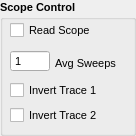
  <widget class="QGroupBox" name="groupBox_Scope">
   <property name="geometry">
    <rect>
     <x>430</x>
     <y>5</y>
     <width>136</width>
     <height>136</height>
    </rect>
   </property>
   <property name="font">
    <font>
     <family>Tahoma</family>
     <pointsize>8</pointsize>
     <weight>75</weight>
     <bold>true</bold>
     <underline>false</underline>
     <kerning>true</kerning>
    </font>
   </property>
   <property name="title">
    <string>Scope Control</string>
   </property>
   <property name="flat">
    <bool>false</bool>
   </property>
   <widget class="QCheckBox" name="chk_invertTrace1">
    <property name="geometry">
     <rect>
      <x>10</x>
      <y>80</y>
      <width>92</width>
      <height>21</height>
     </rect>
    </property>
    <property name="font">
     <font>
      <pointsize>8</pointsize>
      <weight>50</weight>
      <bold>false</bold>
     </font>
    </property>
    <property name="text">
     <string>Invert Trace 1</string>
    </property>
   </widget>
   <widget class="QCheckBox" name="chk_invertTrace2">
    <property name="geometry">
     <rect>
      <x>10</x>
      <y>105</y>
      <width>92</width>
      <height>21</height>
     </rect>
    </property>
    <property name="font">
     <font>
      <pointsize>8</pointsize>
      <weight>50</weight>
      <bold>false</bold>
     </font>
    </property>
    <property name="text">
     <string>Invert Trace 2</string>
    </property>
   </widget>
   <widget class="QCheckBox" name="chk_readScope">
    <property name="geometry">
     <rect>
      <x>10</x>
      <y>20</y>
      <width>92</width>
      <height>21</height>
     </rect>
    </property>
    <property name="font">
     <font>
      <pointsize>8</pointsize>
      <weight>50</weight>
      <bold>false</bold>
     </font>
    </property>
    <property name="text">
     <string>Read Scope</string>
    </property>
   </widget>
   <widget class="QSpinBox" name="inp_aveSweeps">
    <property name="geometry">
     <rect>
      <x>10</x>
      <y>50</y>
      <width>40</width>
      <height>22</height>
     </rect>
    </property>
    <property name="sizePolicy">
     <sizepolicy hsizetype="Fixed" vsizetype="Fixed">
      <horstretch>0</horstretch>
      <verstretch>0</verstretch>
     </sizepolicy>
    </property>
    <property name="minimumSize">
     <size>
      <width>40</width>
      <height>22</height>
     </size>
    </property>
    <property name="maximumSize">
     <size>
      <width>35</width>
      <height>25</height>
     </size>
    </property>
    <property name="font">
     <font>
      <pointsize>8</pointsize>
      <weight>50</weight>
      <bold>false</bold>
     </font>
    </property>
    <property name="mouseTracking">
     <bool>true</bool>
    </property>
    <property name="wrapping">
     <bool>false</bool>
    </property>
    <property name="frame">
     <bool>true</bool>
    </property>
    <property name="buttonSymbols">
     <enum>QAbstractSpinBox::NoButtons</enum>
    </property>
    <property name="keyboardTracking">
     <bool>true</bool>
    </property>
    <property name="minimum">
     <number>1</number>
    </property>
    <property name="maximum">
     <number>2000</number>
    </property>
   </widget>
   <widget class="QLabel" name="label">
    <property name="geometry">
     <rect>
      <x>55</x>
      <y>55</y>
      <width>61</width>
      <height>16</height>
     </rect>
    </property>
    <property name="sizePolicy">
     <sizepolicy hsizetype="Preferred" vsizetype="Preferred">
      <horstretch>0</horstretch>
      <verstretch>4</verstretch>
     </sizepolicy>
    </property>
    <property name="maximumSize">
     <size>
      <width>16777215</width>
      <height>25</height>
     </size>
    </property>
    <property name="font">
     <font>
      <family>Tahoma</family>
      <pointsize>8</pointsize>
      <weight>50</weight>
      <bold>false</bold>
     </font>
    </property>
    <property name="text">
     <string>Avg Sweeps</string>
    </property>
   </widget>
   <zorder>verticalLayoutWidget</zorder>
   <zorder>chk_invertTrace1</zorder>
   <zorder>chk_readScope</zorder>
   <zorder>chk_invertTrace2</zorder>
  </widget>
